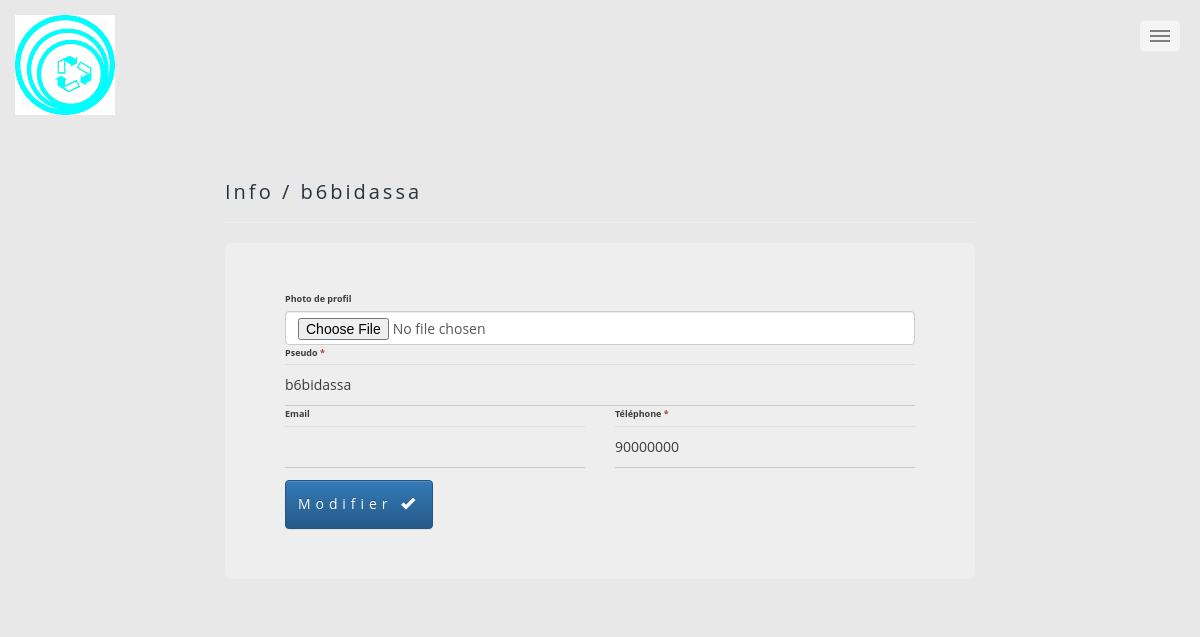
The app's page /editProfil.php?id=56, older data.
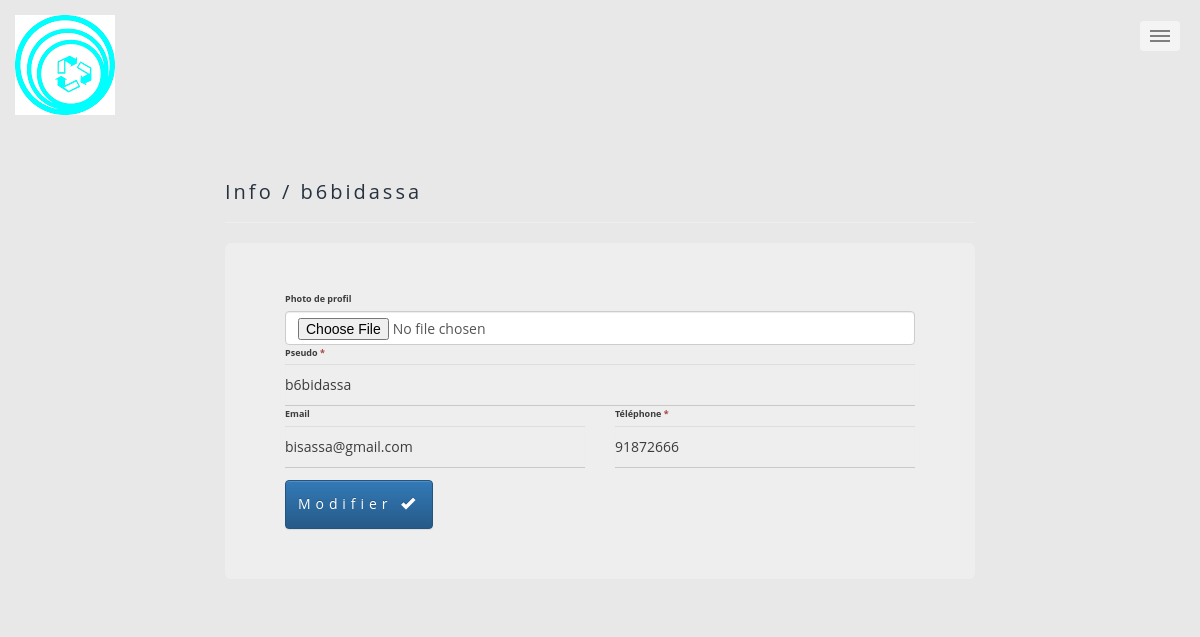
The same page, newer data.
### tables this page shows
CREATE TABLE `utilisateur` (
  `id` int(11) NOT NULL,
  `U_num` varchar(5) NOT NULL DEFAULT 'U_n',
  `nom` varchar(60) NOT NULL,
  `prenom` varchar(50) NOT NULL,
  `pseudo` varchar(25) NOT NULL,
  `mdp` varchar(50) NOT NULL,
  `email` varchar(255) DEFAULT NULL,
  `telephone` varchar(12) NOT NULL,
  `sexe` varchar(10) NOT NULL,
  `quartier` varchar(100) NOT NULL,
  `date_inscription` datetime NOT NULL DEFAULT CURRENT_TIMESTAMP ON UPDATE CURRENT_TIMESTAMP,
  `nb_kit` int(11) NOT NULL DEFAULT '0',
  `isUser` int(1) NOT NULL DEFAULT '0',
  `pp` varchar(255) NOT NULL DEFAULT 'default.png'
);

### editProfil.php (called while the page is built, shortened)
<?php
require 'includes/fonctions.php';
if (!empty($_GET['id'])) {
	$id = (int)$_GET['id'];
	$rec = $db->prepare('SELECT * FROM utilisateur WHERE id = ?');
	$rec->execute(array($id));
	$data = $rec->fetch();
	$pseudo = $data['pseudo'];
	$email = $data['email'];
	$telephone = $data['telephone'];
}
include 'views/editProfil.view.php';
?>

### views/editProfil.view.php (the view, shortened to what this page needs)
<?php include 'partials/_header.php';?>
<body>
  <?php include 'partials/_nav_2.php';?>
  <div class="container">
    <div class="row">
     <article class="col-xs-8 col-xs-offset-2 maincontent">
      <header class="page-header">
       <h2 class="page-title"> Info / <?=$pseudo?> </h2>
     </header>
     <div class="jumbotron">
      <form method="post" action="" enctype="multipart/form-data">
        <div class="top-margin">
          <label for="mon_pp">Photo de profil</label>
          <input type="file" class="form-control" name="mon_pp" id="mon_pp" value="<?=$mon_pp?>">
        </div>
        <div class="top-margin">
          <label for="prenom">Pseudo <span class="text-danger">*</span></label>
          <input type="text" class="form-control" name="pseudo" id="pseudo" required="required" value="<?=$pseudo?>">
        </div>
        <div class="row top-margin">
          <div class="col-sm-6">
            <label for="fonction">Email </label>
            <input type="text" class="form-control" name="email" id="email" value="<?=$email?>">
          </div>
          <div class="col-sm-6">
            <div class="form-group">
              <label for="prenom">Téléphone <span class="text-danger">*</span></label>
              <input type="text" class="form-control" name="telephone" id="telephone" required="required" value="<?=$telephone?>">
            </div>
          </div>
        </div>
        <hr>
        <div class="row">
          <div class="form-group col-sm-2 col-xs-2">
            <button type="submit" class="btn btn-primary" name="submit">Modifier <span class="glyphicon glyphicon-ok"></span></button>
          </div>
        </div>
      </form>
    </div>
  </article>
</div>
</div>
</body>

Row changes from the older to the newer data that the page shows:
changed utilisateur "b6bidassa": email (not shown) → "bisassa@gmail.com"; telephone "90000000" → "91872666"
